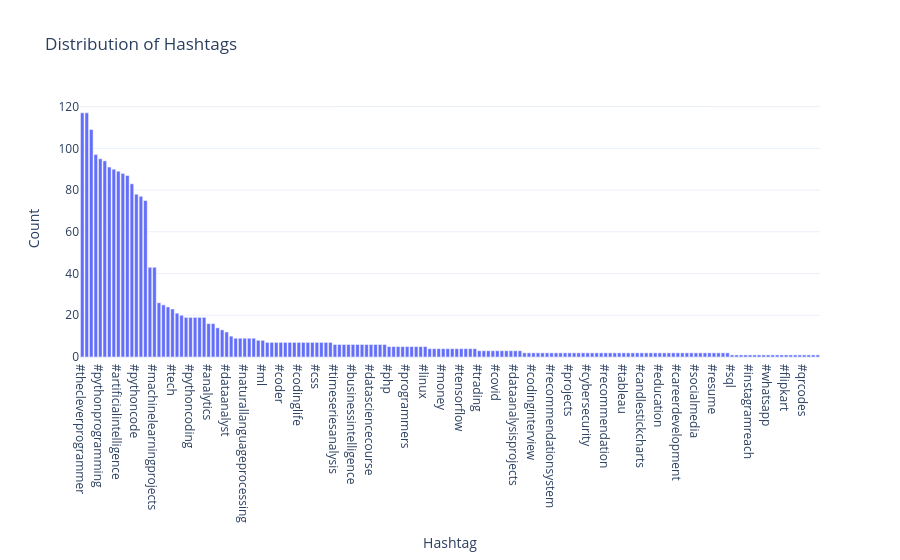

The notebook cell this image was saved under:
### Markdown cell above
### 14. look at the distribution of hashtags to see which hashtag is used the most in all the posts

### Code cell
# Create a list to store all hashtags
all_hashtags = []

# Iterate through each row in the 'Hashtags' column
for row in data['Hashtags']:
    hashtags = str(row).split()
    hashtags = [tag.strip() for tag in hashtags]
    all_hashtags.extend(hashtags)

# Create a pandas DataFrame to store the hashtag distribution
hashtag_distribution = pd.Series(all_hashtags).value_counts().reset_index()
hashtag_distribution.columns = ['Hashtag', 'Count']

fig = px.bar(hashtag_distribution, x='Hashtag', 
             y='Count', title='Distribution of Hashtags')
fig.show()

### Figure 1 — Plotly figure (JSON) as saved in the notebook; plotly's stock layout.template omitted (floating-point values rounded to 4 significant figures; data arrays with more than 128 entries replaced by an {"elided": "..."} marker saying what was removed)
{"data": [{"alignmentgroup": "True", "hovertemplate": "Hashtag=%{x}<br>Count=%{y}<extra></extra>", "legendgroup": "", "marker": {"color": "#636efa", "pattern": {"shape": ""}}, "name": "", "offsetgroup": "", "orientation": "v", "showlegend": false, "textposition": "auto", "type": "bar", "x": {"elided": "164 str values"}, "xaxis": "x", "y": {"elided": "164 int values"}, "yaxis": "y"}], "layout": {"barmode": "relative", "legend": {"tracegroupgap": 0}, "title": {"text": "Distribution of Hashtags"}, "xaxis": {"anchor": "y", "domain": [0, 1], "title": {"text": "Hashtag"}}, "yaxis": {"anchor": "x", "domain": [0, 1], "title": {"text": "Count"}}}}
